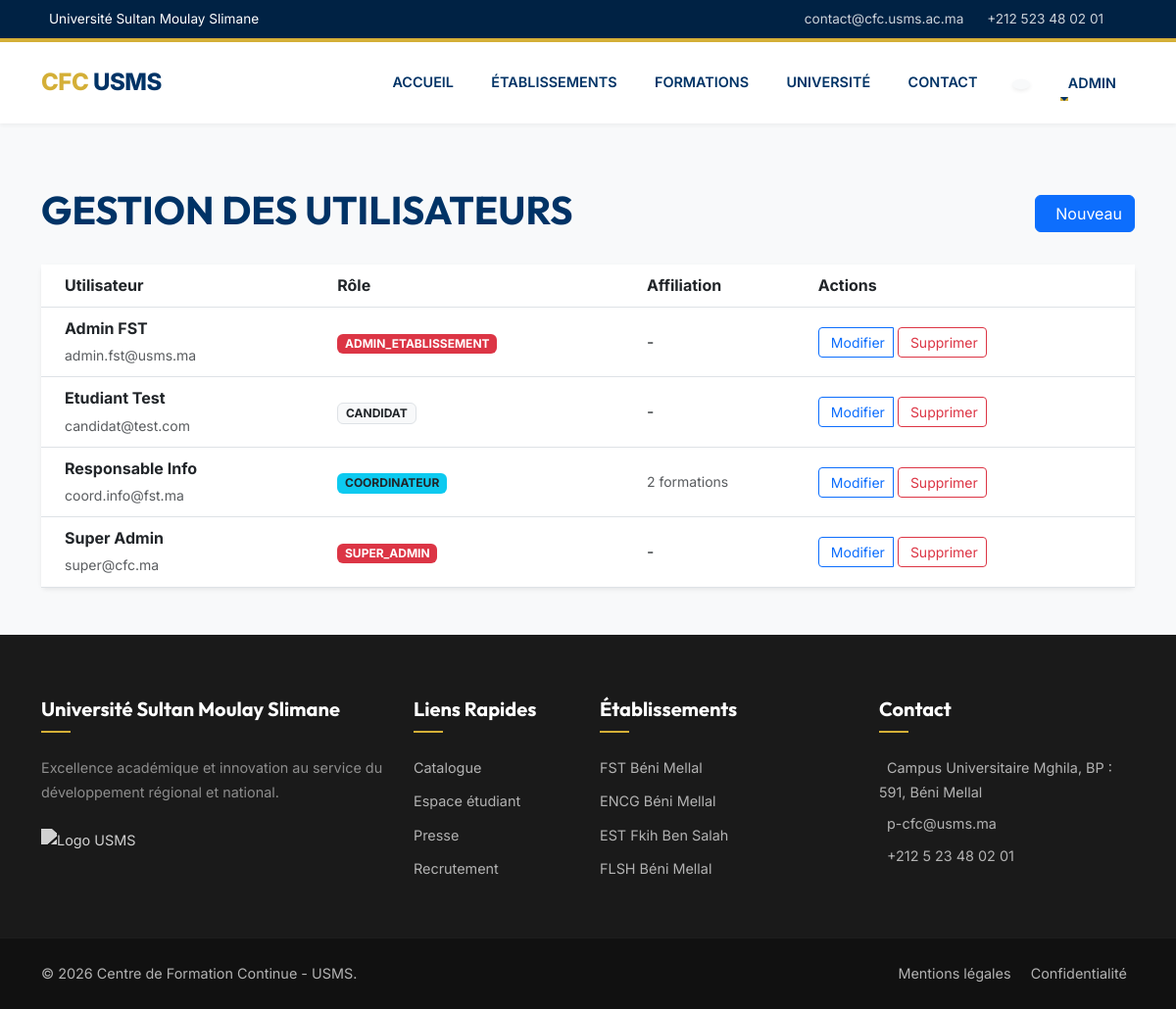
Page /admin/users (signed in) on the committed database.
### app/models.py (models this page shows, shortened)
class Utilisateur(UserMixin, db.Model):
    __tablename__ = 'users'
    id = db.Column(db.Integer, primary_key=True)
    email = db.Column(db.String(120), unique=True, nullable=False)
    password_hash = db.Column(db.String(256), nullable=False)
    nom = db.Column(db.String(100))
    prenom = db.Column(db.String(100))
    role = db.Column(db.Enum(RoleUtilisateur), default=RoleUtilisateur.CANDIDAT)
    date_creation = db.Column(db.DateTime, default=datetime.utcnow)
    etablissement_id = db.Column(db.Integer, db.ForeignKey('etablissements.id'), nullable=True)
    formations_coordonnees = db.relationship('Formation', secondary='coordination', backref=db.backref('coordinateurs', lazy=True))

### app/routes/admin.py (the view)
@admin_bp.route('/users')
@login_required
def manage_users():
    if current_user.role != RoleUtilisateur.SUPER_ADMIN:
        abort(403)
    users = Utilisateur.query.order_by(Utilisateur.role, Utilisateur.nom).all()
    return render_template('admin/users_list.html', users=users)

### app/templates/admin/users_list.html (shortened to what this page needs)
{% extends "base.html" %}
{% block content %}
<div class="container py-5">
    <div class="d-flex justify-content-between align-items-center mb-4">
        <h1>GESTION DES UTILISATEURS</h1>
        <a href="{{ url_for('admin.create_user') }}" class="btn btn-primary">Nouveau</a>
    </div>
    <div class="card border-0 shadow-sm">
        <div class="table-responsive">
            <table class="table table-hover align-middle mb-0">
                <thead class="bg-light">
                    <tr>
                        <th class="ps-4">Utilisateur</th>
                        <th>Rôle</th>
                        <th>Affiliation</th>
                        <th>Actions</th>
                    </tr>
                </thead>
                <tbody>
                    {% for user in users %}
                    <tr>
                        <td class="ps-4">
                            <div class="fw-bold">{{ user.nom }} {{ user.prenom }}</div>
                            <small class="text-muted">{{ user.email }}</small>
                        </td>
                        <td>
                            {% if "ADMIN" in user.role.name %}
                            <span class="badge bg-danger">{{ user.role.name }}</span>
                            {% elif "COORDINATEUR" in user.role.name %}
                            <span class="badge bg-info text-dark">{{ user.role.name }}</span>
                            {% else %}
                            <span class="badge bg-light text-dark border">{{ user.role.name }}</span>
                            {% endif %}
                        </td>
                        <td>
                            {% if user.etablissement %}
                            <strong>{{ user.etablissement.code }}</strong>
                            {% elif user.role.name == 'COORDINATEUR' %}
                            <small class="text-muted">{{ user.formations_coordonnees|length }} formations</small>
                            {% else %}
                            -
                            {% endif %}
                        </td>
                        <td>
                            <div class="btn-group">
                                <a href="{{ url_for('admin.edit_user', id=user.id) }}"
                                    class="btn btn-sm btn-outline-primary" title="Modifier">
                                     Modifier
                                </a>
                                <form action="{{ url_for('admin.delete_user', id=user.id) }}" method="POST"
                                    onsubmit="return confirm('Supprimer cet utilisateur ?');" class="d-inline">
                                    <button type="submit" class="btn btn-sm btn-outline-danger ms-1" title="Supprimer">
                                         Supprimer
                                    </button>
                                </form>
                            </div>
                        </td>
                    </tr>
                    {% endfor %}
                </tbody>
            </table>
        </div>
    </div>
</div>
{% endblock %}

### app/templates/base.html (shortened to what this page needs)
<!DOCTYPE html>
<html lang="fr">
<head>
    <link href="https://cdn.jsdelivr.net/npm/bootstrap@5.3.0/dist/css/bootstrap.min.css" rel="stylesheet">
    <link rel="stylesheet" href="{{ url_for('static', filename='style.css') }}">
    <link rel="stylesheet" href="https://cdnjs.cloudflare.com/ajax/libs/font-awesome/6.0.0/css/all.min.css">
</head>
<body>
    <div class="top-bar d-none d-lg-block">
        <div class="container d-flex justify-content-between">
            <div>
                 Université Sultan Moulay Slimane
            </div>
            <div>
                <a href="#"> contact@cfc.usms.ac.ma</a>
                <a href="#"> +212 523 48 02 01</a>
            </div>
        </div>
    </div>
    <nav class="navbar navbar-expand-lg sticky-top">
        <div class="container">
            <a class="navbar-brand" href="{{ url_for('main.index') }}">
                <span style="color:var(--secondary-color)">CFC</span> USMS
            </a>
            <div class="collapse navbar-collapse" id="navbarNav">
                <ul class="navbar-nav ms-auto align-items-center">
                    <li class="nav-item"><a href="{{ url_for('main.index') }}" class="nav-link">Accueil</a></li>
                    <li class="nav-item"><a href="{{ url_for('main.etablissements') }}"
                            class="nav-link">Établissements</a></li>
                    <li class="nav-item"><a href="{{ url_for('main.catalogue') }}" class="nav-link">Formations</a></li>
                    <li class="nav-item"><a href="{{ url_for('main.apropos') }}" class="nav-link">Université</a></li>
                    <li class="nav-item"><a href="{{ url_for('main.contact') }}" class="nav-link">Contact</a></li>
                    <li class="nav-item ms-lg-3">
                        <a href="{{ url_for('main.catalogue') }}"
                            class="btn btn-sm btn-light rounded-circle text-primary shadow-sm" title="Rechercher">
                        </a>
                    </li>
                </ul>
                <ul class="navbar-nav ms-3">
                    {% if current_user.is_authenticated %}
                    <li class="nav-item dropdown">
                        <a class="nav-link dropdown-toggle btn btn-sm btn-outline-primary px-3 rounded-pill" href="#"
                            role="button" data-bs-toggle="dropdown">
                             {{ current_user.prenom }}
                        </a>
                    </li>
                    {% else %}
                    <li class="nav-item">
                        <a href="{{ url_for('auth.login') }}" class="btn btn-cta btn-sm ms-2">
                            <i class="bi bi-box-arrow-in-right me-1"></i> Espace Candidat
                        </a>
                    </li>
                    {% endif %}
                </ul>
            </div>
        </div>
    </nav>
    <main>
        {% block content %}{% endblock %}
    </main>
    <footer>
        <div class="container">
            <div class="row gy-4">
                <div class="col-lg-4 col-md-6">
                    <h5>Université Sultan Moulay Slimane</h5>
                    <p class="text-white-50">Excellence académique et innovation au service du développement régional et
                        national.</p>
                    <div class="mt-4">
                        <img src="https://cfc.usms.ac.ma/public/images/logo_usms.png" alt="Logo USMS"
                            style="height: 60px; filter: grayscale(100%) brightness(200%); opacity: 0.8;">
                    </div>
                </div>
                <div class="col-lg-2 col-md-6">
                    <h5>Liens Rapides</h5>
                    <a href="#">Catalogue</a>
                    <a href="#">Espace étudiant</a>
                    <a href="#">Presse</a>
                    <a href="#">Recrutement</a>
                </div>
                <div class="col-lg-3 col-md-6">
                    <h5>Établissements</h5>
                    <a href="#">FST Béni Mellal</a>
                    <a href="#">ENCG Béni Mellal</a>
                    <a href="#">EST Fkih Ben Salah</a>
                    <a href="#">FLSH Béni Mellal</a>
                </div>
                <div class="col-lg-3 col-md-6">
                    <h5>Contact</h5>
                    <p class="mb-2"> Campus Universitaire Mghila, BP :
                        591, Béni Mellal</p>
                    <p class="mb-2"> p-cfc@usms.ma</p>
                    <p> +212 5 23 48 02 01</p>
                </div>
            </div>
        </div>
        <div class="footer-bottom">
            <div class="container">
                <div class="row">
                    <div class="col-md-6 text-md-start">
                        &copy; 2026 Centre de Formation Continue - USMS.
                    </div>
                    <div class="col-md-6 text-md-end">
                        <a href="#" class="d-inline text-decoration-none mx-2">Mentions légales</a>
                        <a href="#" class="d-inline text-decoration-none mx-2">Confidentialité</a>
                    </div>
                </div>
            </div>
        </div>
    </footer>
</body>
</html>

### app/static/style.css (style rules this page uses)
:root { --primary-color: #003366; --primary-dark: #002244; --secondary-color: #D4AF37; --secondary-light: #F4E5B0; --text-primary: #2C3E50; --text-secondary: #596E7F; --bg-light: #F8F9FA; --bg-white: #FFFFFF; --font-heading: 'Outfit', sans-serif; --font-body: 'Inter', sans-serif; --radius-sm: 4px; --radius-md: 8px; --shadow-sm: 0 2px 4px rgba(0, 0, 0, 0.05); --shadow-md: 0 4px 6px rgba(0, 0, 0, 0.08); --shadow-lg: 0 10px 15px rgba(0, 0, 0, 0.1); }
body { font-family: var(--font-body); background-color: var(--bg-light); color: var(--text-primary); line-height: 1.7; display: flex; flex-direction: column; min-height: 100vh; }
h1, h2, h3, h4, h5 { font-family: var(--font-heading); color: var(--primary-color); font-weight: 700; }
.top-bar { background-color: var(--primary-dark); color: white; font-size: 0.85rem; padding: 0.5rem 0; }
.top-bar a { color: rgba(255, 255, 255, 0.8); text-decoration: none; margin-left: 1rem; transition: color 0.2s; }
.navbar { background: white !important; box-shadow: var(--shadow-sm); padding: 1rem 0; border-top: 4px solid var(--secondary-color); }
.navbar-brand { font-size: 1.5rem; font-weight: 800; color: var(--primary-color) !important; letter-spacing: -0.5px; }
.nav-link { font-weight: 600; color: var(--primary-color) !important; margin: 0 0.2rem; text-transform: uppercase; font-size: 0.9rem; position: relative; padding: 0.5rem 1rem !important; }
.nav-link:after { content: ''; display: block; width: 0; height: 2px; background: var(--secondary-color); transition: width .3s; position: absolute; bottom: 0; left: 10%; }
footer { background-color: #1a1a1a; color: #b3b3b3; padding-top: 4rem; margin-top: auto; font-size: 0.9rem; }
footer h5 { color: white; margin-bottom: 1.5rem; position: relative; padding-bottom: 0.8rem; }
footer h5:after { content: ''; width: 30px; height: 2px; background: var(--secondary-color); position: absolute; bottom: 0; left: 0; }
footer a { color: #b3b3b3; text-decoration: none; transition: color 0.2s; display: block; margin-bottom: 0.6rem; }
.footer-bottom { background-color: #111; padding: 1.5rem 0; margin-top: 3rem; text-align: center; border-top: 1px solid rgba(255, 255, 255, 0.05); }

### rows in the picture
Utilisateur: prenom "ADMIN", nom "Super", prenom "Admin", email "super@cfc.ma", role.name "SUPER_ADMIN"
Utilisateur: nom "Admin", prenom "FST", email "admin.fst@usms.ma", role.name "ADMIN_ETABLISSEMENT"
Utilisateur: nom "Etudiant", prenom "Test", email "candidat@test.com", role.name "CANDIDAT"
Utilisateur: nom "Responsable", prenom "Info", email "coord.info@fst.ma", role.name "COORDINATEUR", formations_coordonnees|length "2"
